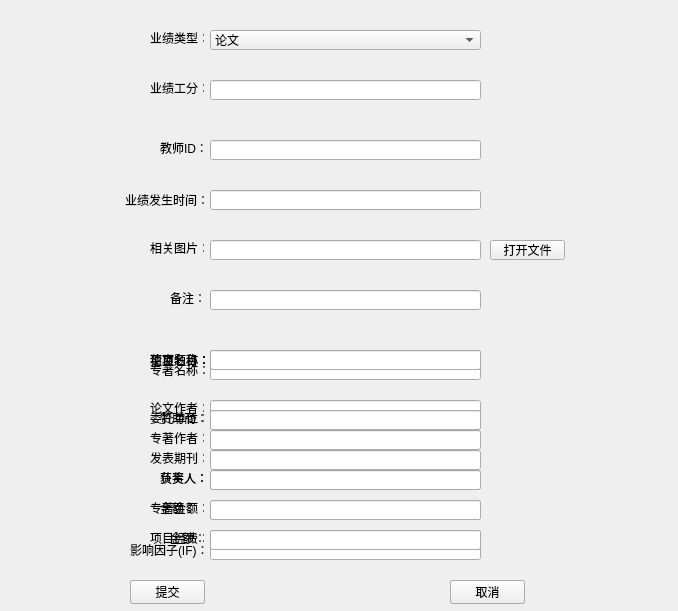
<?xml version="1.0" encoding="UTF-8"?>
<ui version="4.0">
 <class>Form</class>
 <widget class="QWidget" name="Form">
  <property name="geometry">
   <rect>
    <x>0</x>
    <y>0</y>
    <width>678</width>
    <height>611</height>
   </rect>
  </property>
  <property name="windowTitle">
   <string>Form</string>
  </property>
  <widget class="QWidget" name="paperWidget" native="true">
   <property name="geometry">
    <rect>
     <x>0</x>
     <y>320</y>
     <width>681</width>
     <height>301</height>
    </rect>
   </property>
   <widget class="QPushButton" name="paperSubmmitButton">
    <property name="geometry">
     <rect>
      <x>130</x>
      <y>260</y>
      <width>75</width>
      <height>24</height>
     </rect>
    </property>
    <property name="text">
     <string>提交</string>
    </property>
   </widget>
   <widget class="QPushButton" name="paperCancelButton">
    <property name="geometry">
     <rect>
      <x>450</x>
      <y>260</y>
      <width>75</width>
      <height>24</height>
     </rect>
    </property>
    <property name="text">
     <string>取消</string>
    </property>
   </widget>
   <widget class="QLabel" name="label">
    <property name="geometry">
     <rect>
      <x>150</x>
      <y>30</y>
      <width>71</width>
      <height>20</height>
     </rect>
    </property>
    <property name="text">
     <string>论文题目：</string>
    </property>
   </widget>
   <widget class="QLabel" name="label_2">
    <property name="geometry">
     <rect>
      <x>150</x>
      <y>80</y>
      <width>54</width>
      <height>16</height>
     </rect>
    </property>
    <property name="text">
     <string>论文作者：</string>
    </property>
   </widget>
   <widget class="QLabel" name="label_3">
    <property name="geometry">
     <rect>
      <x>150</x>
      <y>130</y>
      <width>54</width>
      <height>16</height>
     </rect>
    </property>
    <property name="text">
     <string>发表期刊：</string>
    </property>
   </widget>
   <widget class="QLabel" name="label_4">
    <property name="geometry">
     <rect>
      <x>160</x>
      <y>180</y>
      <width>54</width>
      <height>16</height>
     </rect>
    </property>
    <property name="text">
     <string>金额：</string>
    </property>
   </widget>
   <widget class="QLabel" name="label_5">
    <property name="geometry">
     <rect>
      <x>130</x>
      <y>220</y>
      <width>81</width>
      <height>20</height>
     </rect>
    </property>
    <property name="text">
     <string>影响因子(IF)：</string>
    </property>
   </widget>
   <widget class="QLineEdit" name="paperTitleEdit">
    <property name="geometry">
     <rect>
      <x>210</x>
      <y>30</y>
      <width>271</width>
      <height>20</height>
     </rect>
    </property>
   </widget>
   <widget class="QLineEdit" name="paperWriterEdit">
    <property name="geometry">
     <rect>
      <x>210</x>
      <y>80</y>
      <width>271</width>
      <height>20</height>
     </rect>
    </property>
   </widget>
   <widget class="QLineEdit" name="paperJournalEdit">
    <property name="geometry">
     <rect>
      <x>210</x>
      <y>130</y>
      <width>271</width>
      <height>20</height>
     </rect>
    </property>
   </widget>
   <widget class="QLineEdit" name="paperMoneyAmountEdit">
    <property name="geometry">
     <rect>
      <x>210</x>
      <y>180</y>
      <width>271</width>
      <height>20</height>
     </rect>
    </property>
   </widget>
   <widget class="QLineEdit" name="paperIFEdit">
    <property name="geometry">
     <rect>
      <x>210</x>
      <y>220</y>
      <width>271</width>
      <height>20</height>
     </rect>
    </property>
   </widget>
  </widget>
  <widget class="QWidget" name="monographWidget" native="true">
   <property name="geometry">
    <rect>
     <x>0</x>
     <y>320</y>
     <width>681</width>
     <height>301</height>
    </rect>
   </property>
   <widget class="QPushButton" name="monographSubmmitButton">
    <property name="geometry">
     <rect>
      <x>130</x>
      <y>260</y>
      <width>75</width>
      <height>24</height>
     </rect>
    </property>
    <property name="text">
     <string>提交</string>
    </property>
   </widget>
   <widget class="QPushButton" name="monographCancelButton">
    <property name="geometry">
     <rect>
      <x>450</x>
      <y>260</y>
      <width>75</width>
      <height>24</height>
     </rect>
    </property>
    <property name="text">
     <string>取消</string>
    </property>
   </widget>
   <widget class="QLabel" name="label_6">
    <property name="geometry">
     <rect>
      <x>150</x>
      <y>40</y>
      <width>71</width>
      <height>20</height>
     </rect>
    </property>
    <property name="text">
     <string>专著名称：</string>
    </property>
   </widget>
   <widget class="QLabel" name="label_7">
    <property name="geometry">
     <rect>
      <x>150</x>
      <y>110</y>
      <width>54</width>
      <height>16</height>
     </rect>
    </property>
    <property name="text">
     <string>专著作者：</string>
    </property>
   </widget>
   <widget class="QLabel" name="label_8">
    <property name="geometry">
     <rect>
      <x>150</x>
      <y>180</y>
      <width>54</width>
      <height>16</height>
     </rect>
    </property>
    <property name="text">
     <string>专著金额：</string>
    </property>
   </widget>
   <widget class="QLineEdit" name="monographNameEdit">
    <property name="geometry">
     <rect>
      <x>210</x>
      <y>40</y>
      <width>271</width>
      <height>20</height>
     </rect>
    </property>
   </widget>
   <widget class="QLineEdit" name="monographWriterEdit">
    <property name="geometry">
     <rect>
      <x>210</x>
      <y>110</y>
      <width>271</width>
      <height>20</height>
     </rect>
    </property>
   </widget>
   <widget class="QLineEdit" name="monographMoneyAmountEdit">
    <property name="geometry">
     <rect>
      <x>210</x>
      <y>180</y>
      <width>271</width>
      <height>20</height>
     </rect>
    </property>
   </widget>
  </widget>
  <widget class="QWidget" name="prizeWidget" native="true">
   <property name="geometry">
    <rect>
     <x>0</x>
     <y>320</y>
     <width>681</width>
     <height>291</height>
    </rect>
   </property>
   <widget class="QPushButton" name="prizeSubmmitButton">
    <property name="geometry">
     <rect>
      <x>130</x>
      <y>260</y>
      <width>75</width>
      <height>24</height>
     </rect>
    </property>
    <property name="text">
     <string>提交</string>
    </property>
   </widget>
   <widget class="QPushButton" name="prizeCancelButton">
    <property name="geometry">
     <rect>
      <x>450</x>
      <y>260</y>
      <width>75</width>
      <height>24</height>
     </rect>
    </property>
    <property name="text">
     <string>取消</string>
    </property>
   </widget>
   <widget class="QLabel" name="label_9">
    <property name="geometry">
     <rect>
      <x>150</x>
      <y>30</y>
      <width>71</width>
      <height>20</height>
     </rect>
    </property>
    <property name="text">
     <string>奖项名称：</string>
    </property>
   </widget>
   <widget class="QLabel" name="label_10">
    <property name="geometry">
     <rect>
      <x>160</x>
      <y>90</y>
      <width>54</width>
      <height>16</height>
     </rect>
    </property>
    <property name="text">
     <string>赞助商：</string>
    </property>
   </widget>
   <widget class="QLabel" name="label_11">
    <property name="geometry">
     <rect>
      <x>160</x>
      <y>150</y>
      <width>54</width>
      <height>16</height>
     </rect>
    </property>
    <property name="text">
     <string>获奖人：</string>
    </property>
   </widget>
   <widget class="QLabel" name="label_12">
    <property name="geometry">
     <rect>
      <x>170</x>
      <y>210</y>
      <width>54</width>
      <height>16</height>
     </rect>
    </property>
    <property name="text">
     <string>金额：</string>
    </property>
   </widget>
   <widget class="QLineEdit" name="prizeNameEdit">
    <property name="geometry">
     <rect>
      <x>210</x>
      <y>30</y>
      <width>271</width>
      <height>20</height>
     </rect>
    </property>
   </widget>
   <widget class="QLineEdit" name="prizeAwardingCompanyEdit">
    <property name="geometry">
     <rect>
      <x>210</x>
      <y>90</y>
      <width>271</width>
      <height>20</height>
     </rect>
    </property>
   </widget>
   <widget class="QLineEdit" name="prizeWinnerEdit">
    <property name="geometry">
     <rect>
      <x>210</x>
      <y>150</y>
      <width>271</width>
      <height>20</height>
     </rect>
    </property>
   </widget>
   <widget class="QLineEdit" name="prizeMoneyAmountEdit">
    <property name="geometry">
     <rect>
      <x>210</x>
      <y>210</y>
      <width>271</width>
      <height>20</height>
     </rect>
    </property>
   </widget>
  </widget>
  <widget class="QWidget" name="projectWidget" native="true">
   <property name="geometry">
    <rect>
     <x>0</x>
     <y>320</y>
     <width>681</width>
     <height>291</height>
    </rect>
   </property>
   <widget class="QPushButton" name="projectSubmmitButton">
    <property name="geometry">
     <rect>
      <x>130</x>
      <y>260</y>
      <width>75</width>
      <height>24</height>
     </rect>
    </property>
    <property name="text">
     <string>提交</string>
    </property>
   </widget>
   <widget class="QPushButton" name="projectCancelButton">
    <property name="geometry">
     <rect>
      <x>450</x>
      <y>260</y>
      <width>75</width>
      <height>24</height>
     </rect>
    </property>
    <property name="text">
     <string>取消</string>
    </property>
   </widget>
   <widget class="QLabel" name="label_13">
    <property name="geometry">
     <rect>
      <x>150</x>
      <y>30</y>
      <width>71</width>
      <height>20</height>
     </rect>
    </property>
    <property name="text">
     <string>项目名称：</string>
    </property>
   </widget>
   <widget class="QLabel" name="label_14">
    <property name="geometry">
     <rect>
      <x>150</x>
      <y>90</y>
      <width>54</width>
      <height>16</height>
     </rect>
    </property>
    <property name="text">
     <string>委托单位：</string>
    </property>
   </widget>
   <widget class="QLabel" name="label_15">
    <property name="geometry">
     <rect>
      <x>160</x>
      <y>150</y>
      <width>54</width>
      <height>16</height>
     </rect>
    </property>
    <property name="text">
     <string>负责人：</string>
    </property>
   </widget>
   <widget class="QLabel" name="label_16">
    <property name="geometry">
     <rect>
      <x>150</x>
      <y>210</y>
      <width>54</width>
      <height>16</height>
     </rect>
    </property>
    <property name="text">
     <string>项目经费：</string>
    </property>
   </widget>
   <widget class="QLineEdit" name="projectNameEdit">
    <property name="geometry">
     <rect>
      <x>210</x>
      <y>30</y>
      <width>271</width>
      <height>20</height>
     </rect>
    </property>
   </widget>
   <widget class="QLineEdit" name="projectRequesterEdit">
    <property name="geometry">
     <rect>
      <x>210</x>
      <y>90</y>
      <width>271</width>
      <height>20</height>
     </rect>
    </property>
   </widget>
   <widget class="QLineEdit" name="projectPrincipalEdit">
    <property name="geometry">
     <rect>
      <x>210</x>
      <y>150</y>
      <width>271</width>
      <height>20</height>
     </rect>
    </property>
   </widget>
   <widget class="QLineEdit" name="projectMoneyAmountEdit">
    <property name="geometry">
     <rect>
      <x>210</x>
      <y>210</y>
      <width>271</width>
      <height>20</height>
     </rect>
    </property>
   </widget>
  </widget>
  <widget class="QLabel" name="label_17">
   <property name="geometry">
    <rect>
     <x>150</x>
     <y>30</y>
     <width>54</width>
     <height>16</height>
    </rect>
   </property>
   <property name="text">
    <string>业绩类型：</string>
   </property>
  </widget>
  <widget class="QLabel" name="label_18">
   <property name="geometry">
    <rect>
     <x>150</x>
     <y>80</y>
     <width>54</width>
     <height>16</height>
    </rect>
   </property>
   <property name="text">
    <string>业绩工分：</string>
   </property>
  </widget>
  <widget class="QLabel" name="label_19">
   <property name="geometry">
    <rect>
     <x>160</x>
     <y>140</y>
     <width>54</width>
     <height>16</height>
    </rect>
   </property>
   <property name="text">
    <string>教师ID：</string>
   </property>
  </widget>
  <widget class="QLabel" name="label_20">
   <property name="geometry">
    <rect>
     <x>125</x>
     <y>190</y>
     <width>91</width>
     <height>20</height>
    </rect>
   </property>
   <property name="text">
    <string>业绩发生时间：</string>
   </property>
  </widget>
  <widget class="QLabel" name="label_21">
   <property name="geometry">
    <rect>
     <x>150</x>
     <y>240</y>
     <width>54</width>
     <height>16</height>
    </rect>
   </property>
   <property name="text">
    <string>相关图片：</string>
   </property>
  </widget>
  <widget class="QLabel" name="label_22">
   <property name="geometry">
    <rect>
     <x>170</x>
     <y>290</y>
     <width>54</width>
     <height>16</height>
    </rect>
   </property>
   <property name="text">
    <string>备注：</string>
   </property>
  </widget>
  <widget class="QLineEdit" name="creditEdit">
   <property name="geometry">
    <rect>
     <x>210</x>
     <y>80</y>
     <width>271</width>
     <height>20</height>
    </rect>
   </property>
  </widget>
  <widget class="QLineEdit" name="teacherIDEdit">
   <property name="geometry">
    <rect>
     <x>210</x>
     <y>140</y>
     <width>271</width>
     <height>20</height>
    </rect>
   </property>
  </widget>
  <widget class="QLineEdit" name="happenTimeEdit">
   <property name="geometry">
    <rect>
     <x>210</x>
     <y>190</y>
     <width>271</width>
     <height>20</height>
    </rect>
   </property>
  </widget>
  <widget class="QLineEdit" name="relatedPicEdit">
   <property name="geometry">
    <rect>
     <x>210</x>
     <y>240</y>
     <width>271</width>
     <height>20</height>
    </rect>
   </property>
  </widget>
  <widget class="QLineEdit" name="noteEdit">
   <property name="geometry">
    <rect>
     <x>210</x>
     <y>290</y>
     <width>271</width>
     <height>20</height>
    </rect>
   </property>
  </widget>
  <widget class="QComboBox" name="perforTypeBox">
   <property name="geometry">
    <rect>
     <x>210</x>
     <y>30</y>
     <width>271</width>
     <height>20</height>
    </rect>
   </property>
   <item>
    <property name="text">
     <string>论文</string>
    </property>
   </item>
   <item>
    <property name="text">
     <string>软著</string>
    </property>
   </item>
   <item>
    <property name="text">
     <string>项目</string>
    </property>
   </item>
   <item>
    <property name="text">
     <string>获奖</string>
    </property>
   </item>
  </widget>
  <widget class="QPushButton" name="openFileButton">
   <property name="geometry">
    <rect>
     <x>490</x>
     <y>240</y>
     <width>75</width>
     <height>20</height>
    </rect>
   </property>
   <property name="text">
    <string>打开文件</string>
   </property>
  </widget>
 </widget>
 <resources/>
 <connections/>
</ui>
